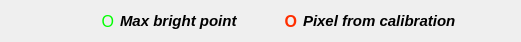
                        <widget class="QWidget" name="horizontalLayoutWidget_11">
                            <property name="geometry">
                                <rect>
                                    <x>10</x>
                                    <y>20</y>
                                    <width>521</width>
                                    <height>40</height>
                                </rect>
                            </property>
                            <layout class="QHBoxLayout" name="horizontalLayout_45">
                                <item>
                                    <layout class="QHBoxLayout" name="horizontalLayout_47">
                                        <item>
                                            <spacer name="horizontalSpacer_2">
                                                <property name="orientation">
                                                    <enum>Qt::Horizontal</enum>
                                                </property>
                                                <property name="sizeHint" stdset="0">
                                                    <size>
                                                        <width>40</width>
                                                        <height>20</height>
                                                    </size>
                                                </property>
                                            </spacer>
                                        </item>
                                        <item>
                                            <widget class="QLabel" name="label_28">
                                                <property name="maximumSize">
                                                    <size>
                                                        <width>15</width>
                                                        <height>16777215</height>
                                                    </size>
                                                </property>
                                                <property name="font">
                                                    <font>
                                                        <pointsize>12</pointsize>
                                                    </font>
                                                </property>
                                                <property name="styleSheet">
                                                    <string notr="true">color: rgb(0, 255, 0)</string>
                                                </property>
                                                <property name="text">
                                                    <string>O</string>
                                                </property>
                                                <property name="alignment">
                                                    <set>Qt::AlignRight|Qt::AlignTrailing|Qt::AlignVCenter</set>
                                                </property>
                                            </widget>
                                        </item>
                                        <item>
                                            <widget class="QLabel" name="label_29">
                                                <property name="maximumSize">
                                                    <size>
                                                        <width>200</width>
                                                        <height>16777215</height>
                                                    </size>
                                                </property>
                                                <property name="font">
                                                    <font>
                                                        <pointsize>11</pointsize>
                                                        <weight>75</weight>
                                                        <italic>true</italic>
                                                        <bold>true</bold>
                                                    </font>
                                                </property>
                                                <property name="text">
                                                    <string>Max bright point</string>
                                                </property>
                                                <property name="alignment">
                                                    <set>Qt::AlignLeading|Qt::AlignLeft|Qt::AlignVCenter</set>
                                                </property>
                                            </widget>
                                        </item>
                                    </layout>
                                </item>
                                <item>
                                    <spacer name="horizontalSpacer">
                                        <property name="orientation">
                                            <enum>Qt::Horizontal</enum>
                                        </property>
                                        <property name="sizeType">
                                            <enum>QSizePolicy::Minimum</enum>
                                        </property>
                                        <property name="sizeHint" stdset="0">
                                            <size>
                                                <width>40</width>
                                                <height>20</height>
                                            </size>
                                        </property>
                                    </spacer>
                                </item>
                                <item>
                                    <layout class="QHBoxLayout" name="horizontalLayout_48">
                                        <item>
                                            <widget class="QLabel" name="label_30">
                                                <property name="maximumSize">
                                                    <size>
                                                        <width>30</width>
                                                        <height>16777215</height>
                                                    </size>
                                                </property>
                                                <property name="font">
                                                    <font>
                                                        <pointsize>12</pointsize>
                                                        <weight>75</weight>
                                                        <bold>true</bold>
                                                    </font>
                                                </property>
                                                <property name="styleSheet">
                                                    <string notr="true">color: rgb(255, 46, 0)</string>
                                                </property>
                                                <property name="text">
                                                    <string>O</string>
                                                </property>
                                                <property name="alignment">
                                                    <set>Qt::AlignRight|Qt::AlignTrailing|Qt::AlignVCenter</set>
                                                </property>
                                            </widget>
                                        </item>
                                        <item>
                                            <widget class="QLabel" name="label_31">
                                                <property name="font">
                                                    <font>
                                                        <pointsize>11</pointsize>
                                                        <weight>75</weight>
                                                        <italic>true</italic>
                                                        <bold>true</bold>
                                                    </font>
                                                </property>
                                                <property name="text">
                                                    <string>Pixel from calibration</string>
                                                </property>
                                                <property name="alignment">
                                                    <set>Qt::AlignLeading|Qt::AlignLeft|Qt::AlignVCenter</set>
                                                </property>
                                            </widget>
                                        </item>
                                        <item>
                                            <spacer name="horizontalSpacer_3">
                                                <property name="orientation">
                                                    <enum>Qt::Horizontal</enum>
                                                </property>
                                                <property name="sizeHint" stdset="0">
                                                    <size>
                                                        <width>40</width>
                                                        <height>20</height>
                                                    </size>
                                                </property>
                                            </spacer>
                                        </item>
                                    </layout>
                                </item>
                            </layout>
                        </widget>
